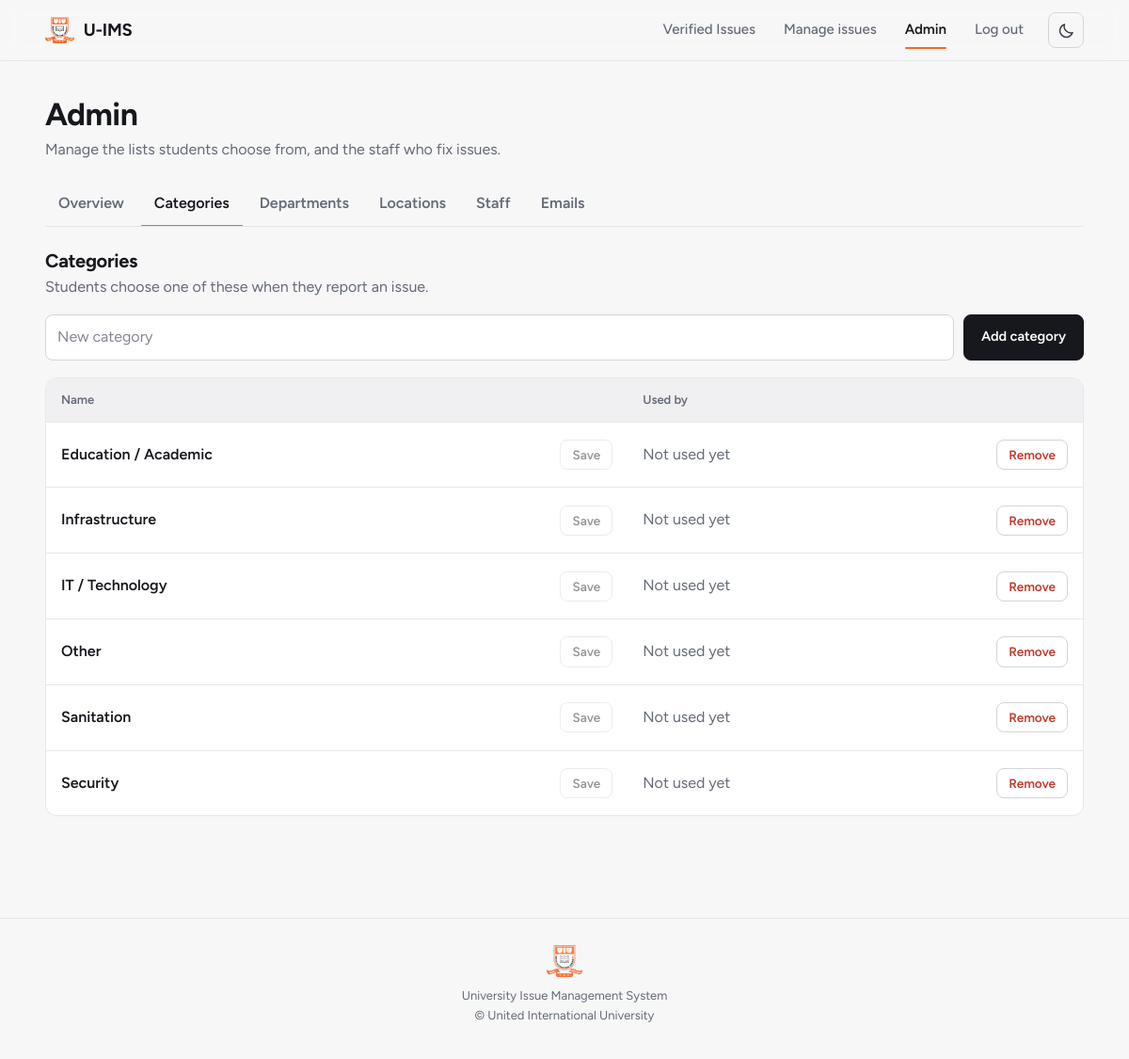
The app's page /admin.php?tab=categories (signed in) with its own data.
### tables this page shows
CREATE TABLE categories (
    category_id INT AUTO_INCREMENT PRIMARY KEY,
    category_name VARCHAR(80) NOT NULL UNIQUE
);

### config/auth.php (called while the page is built, shortened)
<?php
function e(string $value): string
{
    return htmlspecialchars($value, ENT_QUOTES, 'UTF-8');
}
?>

### admin.php (the view, shortened to what this page needs)
<?php
require "config/database.php";
require "config/auth.php";
$LOOKUPS = [
    'categories' => [
        'table' => 'categories', 'id' => 'category_id', 'name' => 'category_name', 'max' => 80,
        'singular' => 'category', 'title' => 'Categories',
        'hint' => 'Students choose one of these when they report an issue.',
        'usage' => [['issues', 'category_id', 'issue', 'issues']],
    ],
    'departments' => [
        'table' => 'departments', 'id' => 'department_id', 'name' => 'department_name', 'max' => 100,
        'singular' => 'department', 'title' => 'Departments',
        'hint' => 'Shown on the registration form and when an issue is routed to a department.',
        'usage' => [['issues', 'department_id', 'issue', 'issues'], ['users', 'department_id', 'user', 'users']],
    ],
    'locations' => [
        'table' => 'locations', 'id' => 'location_id', 'name' => 'location_name', 'max' => 150,
        'singular' => 'location', 'title' => 'Locations',
        'hint' => 'Places on campus where issues can happen.',
        'usage' => [['issues', 'location_id', 'issue', 'issues']],
    ],
];
$TABS = ['overview' => 'Overview', 'categories' => 'Categories', 'departments' => 'Departments', 'locations' => 'Locations', 'staff' => 'Staff', 'emails' => 'Emails'];
$tab = (string) ($_GET['tab'] ?? 'overview');
if (isset($LOOKUPS[$tab])) {
    $cfg = $LOOKUPS[$tab];
    $subqueries = [];
    foreach ($cfg['usage'] as $i => [$table, $column]) {
        $subqueries[] = "(SELECT COUNT(*) FROM $table WHERE $table.$column = t.{$cfg['id']}) AS use_$i";
    }
    $rows = $pdo->query("SELECT t.{$cfg['id']} AS id, t.{$cfg['name']} AS name, " . implode(', ', $subqueries) . " FROM {$cfg['table']} t ORDER BY t.{$cfg['name']}")->fetchAll();
}
require "partials/header.php";
?>
<div class="container">
  <div class="page-head">
    <h1>Admin</h1>
    <p class="muted">Manage the lists students choose from, and the staff who fix issues.</p>
  </div>
  <nav class="tabs" aria-label="Admin sections">
    <?php foreach ($TABS as $key => $label): ?>
      <a href="admin.php?tab=<?= $key ?>"<?= $tab === $key ? ' class="is-active" aria-current="page"' : '' ?>><?= e($label) ?></a>
    <?php endforeach; ?>
  </nav>
  <?php if ($tab === 'overview'): ?>
    <?php if ($failedUnseen > 0): ?>
      <div class="alert error">
        <?= $failedUnseen ?> <?= $failedUnseen === 1 ? 'email' : 'emails' ?> to staff could not be sent.
        <a href="admin.php?tab=emails">See what went wrong</a>.
      </div>
    <?php endif; ?>
    <div class="stat-row">
      <?php foreach ($stats as $label => $value): ?>
        <div class="stat-tile">
          <div class="stat"><?= $value ?></div>
          <div class="muted"><?= e($label) ?></div>
        </div>
      <?php endforeach; ?>
    </div>
    <div class="two-col">
      <section class="card">
        <h2 class="card-title">Issues by category</h2>
        <?php if (!$cats): ?>
          <p class="muted">No categories yet.</p>
        <?php else: ?>
          <?php foreach ($cats as $c): ?>
            <div class="bar-row">
              <span class="bar-name"><?= e($c['category_name']) ?></span>
              <div class="bar"><div class="bar-fill" style="--width: <?= round(($c['total'] / $catMax) * 100, 1) ?>%"></div></div>
              <span class="bar-count"><?= (int) $c['total'] ?></span>
            </div>
          <?php endforeach; ?>
        <?php endif; ?>
      </section>
      <section class="card">
        <h2 class="card-title">Open jobs</h2>
        <?php if (!$activeJobs): ?>
          <p class="muted">No jobs are assigned right now. Assign staff from <a class="text-link" href="authority.php">Manage issues</a>.</p>
        <?php else: ?>
          <ul class="plain-list">
            <?php foreach ($activeJobs as $j): ?>
              <li>
                <a href="manage_issue.php?id=<?= (int) $j['issue_id'] ?>"><strong>#<?= (int) $j['issue_id'] ?> <?= e($j['title']) ?></strong></a>
                <span class="muted"><?= e($j['name']) ?>, <?= e(strtolower($j['staff_role'])) ?></span>
              </li>
            <?php endforeach; ?>
          </ul>
        <?php endif; ?>
      </section>
    </div>
  <?php elseif (isset($LOOKUPS[$tab])): ?>
    <div class="panel-head">
      <div>
        <h2><?= e($cfg['title']) ?></h2>
        <p class="muted"><?= e($cfg['hint']) ?></p>
      </div>
    </div>
    <form method="post" class="inline-add" data-once>
      <input name="name" maxlength="<?= (int) $cfg['max'] ?>" placeholder="New <?= e($cfg['singular']) ?>" aria-label="New <?= e($cfg['singular']) ?> name" required>
      <button class="btn" type="submit">Add <?= e($cfg['singular']) ?></button>
    </form>
    <?php if (!$rows): ?>
      <div class="card empty">No <?= e(strtolower($cfg['title'])) ?> yet. Add the first one above.</div>
    <?php else: ?>
      <table class="lookup-table">
        <thead>
          <tr><th>Name</th><th>Used by</th><th><span class="sr-only">Remove</span></th></tr>
        </thead>
        <tbody>
          <?php foreach ($rows as $r):
            $usage = [];
          ?>
            <tr>
              <td>
                <form method="post" class="rename-form" data-rename>
                  <input name="name" value="<?= e($r['name']) ?>" data-original="<?= e($r['name']) ?>" maxlength="<?= (int) $cfg['max'] ?>" aria-label="Rename <?= e($r['name']) ?>" required>
                  <button class="btn secondary sm" type="submit" disabled>Save</button>
                </form>
              </td>
              <td class="muted"><?= $usage ? e(implode(', ', $usage)) : 'Not used yet' ?></td>
              <td class="cell-right">
                <form method="post" class="inline-form">
                  <?php if ($usage): ?>
                    <button class="btn danger sm" type="button" disabled title="In use, so it can't be removed. Rename it instead.">Remove</button>
                  <?php else: ?>
                    <button class="btn danger sm" type="submit" data-confirm="Remove &quot;<?= e($r['name']) ?>&quot;?">Remove</button>
                  <?php endif; ?>
                </form>
              </td>
            </tr>
          <?php endforeach; ?>
        </tbody>
      </table>
    <?php endif; ?>
  <?php endif; ?>
</div>
<?php require "partials/footer.php"; ?>

### assets/style.css (style rules this page uses)
:root { --bg: #f7f7f8; --surface: #ffffff; --surface-2: #f0f0f2; --ink: #16181d; --ink-soft: #3a3d46; --muted: #646a76; --line: #e6e7ea; --line-strong: #d3d5da; --on-ink: #ffffff; --accent: #f56726; --accent-ink: #bf4a12; --accent-soft: #fff0e8; --green: #177a45; --green-soft: #e3f4ea; --red: #c0392b; --red-soft: #fdeceb; --amber: #9a5208; --amber-soft: #fdf0dc; --blue: #2c5fc4; --blue-soft: #e8effc; --radius: 12px; --radius-sm: 8px; --font: "Figtree", system-ui, -apple-system, "Segoe UI", Roboto, "Helvetica Neue", Arial, sans-serif; --nav-h: 64px; }
* { box-sizing: border-box; }
html { -webkit-text-size-adjust: 100%; }
body { margin: 0; min-height: 100vh; display: flex; flex-direction: column; font-family: var(--font); font-size: 16px; line-height: 1.55; background: var(--bg); color: var(--ink); -webkit-font-smoothing: antialiased; }
h1, h2, h3 { margin: 0 0 .5em; line-height: 1.2; letter-spacing: -.015em; font-weight: 700; }
h1 { font-size: clamp(1.65rem, 3.2vw, 2.1rem); }
h2 { font-size: 1.25rem; }
p { margin: 0 0 1em; }
a { color: inherit; text-decoration: none; }
button, input, select, textarea { font: inherit; color: inherit; }
.muted { color: var(--muted); }
.cell-right { text-align: right; }
.container { width: min(1120px, 92%); margin: 36px auto; }
.page-head { margin-bottom: 22px; }
.page-head h1 { margin-bottom: 6px; }
.page-head p { margin: 0; }
.btn { display: inline-flex; align-items: center; justify-content: center; gap: 8px; padding: 10px 18px; border: 1px solid var(--ink); border-radius: var(--radius-sm); background: var(--ink); color: var(--on-ink); font-size: 14.5px; font-weight: 600; line-height: 1.2; cursor: pointer; white-space: nowrap; transition: background-color .15s ease, border-color .15s ease, color .15s ease, opacity .15s ease; }
.btn.sm { padding: 7px 12px; font-size: 13.5px; }
.btn.secondary { background: transparent; color: var(--ink); border-color: var(--line-strong); }
.btn.danger { background: transparent; color: var(--red); border-color: var(--line-strong); }
.btn[disabled], .btn.locked { opacity: .45; cursor: not-allowed; }
.inline-form { display: inline; margin: 0; }
input, select, textarea { width: 100%; padding: 11px 12px; border: 1px solid var(--line-strong); border-radius: var(--radius-sm); background: var(--surface); color: var(--ink); outline: none; transition: border-color .15s ease, box-shadow .15s ease; }
input::placeholder, textarea::placeholder { color: var(--muted); opacity: .8; }
table { width: 100%; border-collapse: separate; border-spacing: 0; background: var(--surface); border: 1px solid var(--line); border-radius: var(--radius); overflow: hidden; }
th, td { padding: 13px 16px; text-align: left; vertical-align: top; border-bottom: 1px solid var(--line); }
th { background: var(--surface-2); color: var(--muted); font-size: 13px; font-weight: 600; }
tbody tr:last-child td, table > tr:last-child td { border-bottom: 0; }
.tabs { display: flex; gap: 4px; margin: 0 0 24px; border-bottom: 1px solid var(--line); overflow-x: auto; }
.tabs a { padding: 10px 14px; margin-bottom: -1px; border-bottom: 2px solid transparent; color: var(--muted); font-weight: 600; white-space: nowrap; }
.tabs a.is-active { color: var(--ink); border-bottom-color: var(--accent); }
.panel-head { display: flex; align-items: flex-end; justify-content: space-between; gap: 16px; margin-bottom: 16px; }
.panel-head h2 { margin: 0 0 4px; }
.panel-head p { margin: 0; }
.inline-add { display: flex; gap: 10px; align-items: stretch; margin-bottom: 18px; }
.inline-add input, .inline-add select { flex: 1; min-width: 0; }
.lookup-table td { vertical-align: middle; }
.rename-form { display: flex; align-items: center; gap: 8px; margin: 0; }
.rename-form input { margin-left: -11px; padding: 8px 10px; border-color: transparent; background: transparent; font-weight: 600; }

### records on screen
categories: name "Education / Academic"
categories: name "Infrastructure"
categories: name "IT / Technology"
categories: name "Other"
categories: name "Sanitation"
categories: name "Security"

### other values on screen
$label "Overview"
$label "Categories"
$label "Departments"
$label "Locations"
$label "Staff"
$label "Emails"
$cfg['title'] "Categories"
$cfg['hint'] "Students choose one of these when they report an issue."
$cfg['singular'] "category"
